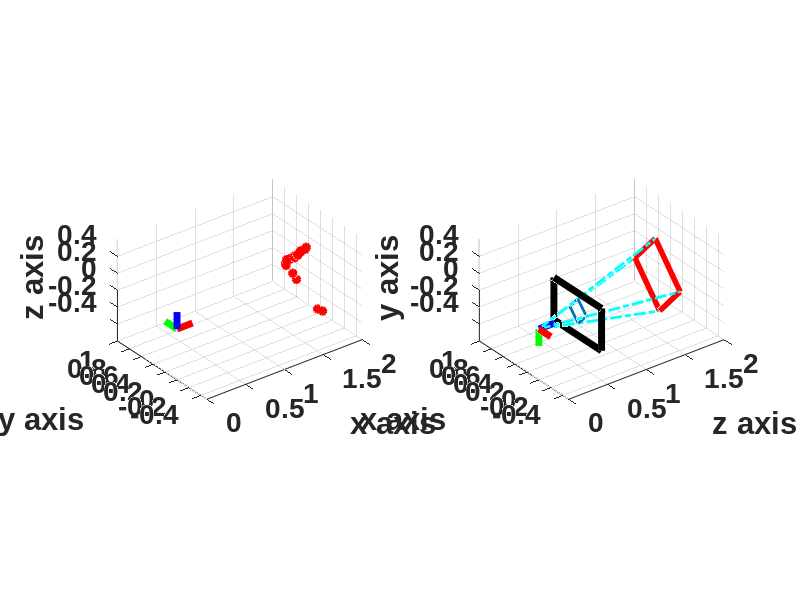

MATLAB code for this plot:
close all;
points3dP = csvread('points3dplane.csv');
point3dPEdges = csvread('points3dplane_edges.csv');

xP = points3dP(:, 1);
yP = points3dP(:, 2);
zP = points3dP(:, 3);

xPE = point3dPEdges(:, 1);
yPE = point3dPEdges(:, 2);
zPE = point3dPEdges(:, 3);

figure(1)
subplot(121)
plot3(xP, yP, zP, '.', 'LineWidth',2,...
    'MarkerSize',10,...
    'MarkerEdgeColor','b',...
    'MarkerFaceColor',[0.5,0.5,0.5]);
hold on;
plot3(xPE, yPE, zPE, 'o', 'LineWidth',2,...
    'MarkerSize',5,...
    'MarkerEdgeColor','r',...
    'MarkerFaceColor',[1,0,0]);
hold on;


origin = [0, 0, 0];
x =[0.2, 0, 0];
y =[0, 0.2, 0];
z =[0, 0, 0.2];

axis_pts_x = [origin; x];
axis_pts_y = [origin; y];
axis_pts_z = [origin; z];

plot3(axis_pts_x(:, 1), axis_pts_x(:, 2), axis_pts_x(:, 3), 'LineWidth', 5, 'r');
hold on;
plot3(axis_pts_y(:, 1), axis_pts_y(:, 2), axis_pts_y(:, 3), 'LineWidth', 5, 'g');
hold on;
plot3(axis_pts_z(:, 1), axis_pts_z(:, 2), axis_pts_z(:, 3), 'LineWidth', 5, 'b');
hold off;

axis equal
grid;
xlim([0, 2]);
ylim([-0.5, 1]);
zlim([-0.6, 0.6]);
set(gca, 'FontName', 'Arial');
set(gca, 'FontSize', 20);
set(gca, 'FontWeight', 'bold');
ylabel('Label Y axis')
xlabel('Label X axis')
xlabel('x axis');
ylabel('y axis');
zlabel('z axis');
%%

C_R_W = [-0.6873012813551714, 0.7211890857465928, -0.08662130943095533;
          0.7200546825526566, 0.6921555308862722, 0.04941634544901293;
          0.09559394741055835, -0.02840816191760558, -0.995014961472907];
C_t_W = [-0.0005398960451074554; -0.540902862512962; 1.498845076463349];  

C_T_W = eye(4);
C_T_W(1:3, 1:3) = C_R_W;
C_T_W(1:3, 4) = C_t_W; 
C1_T_C = [0  0 1 0; 
         -1  0 0 0; 
          0 -1 0 0; 
          0  0 0 1]; 
side_len = 0.608;
objectPts_W = [0, 0, 0, 1; 
               0, side_len, 0, 1; 
               side_len, side_len, 0, 1;
               side_len, 0, 0, 1]';
               
fx = 6.4372590342756985e+02;
fy = 6.4372590342756985e+02;
cx = 3.9534097290039062e+02;
cy = 3.0199901199340820e+02;
K = [fx, 0, cx; 0, fy, cy; 0, 0, 1]
objectPts_C = C1_T_C*C_T_W*objectPts_W;
objectPts_C = objectPts_C(1:3, 1:4)

orig_pt1 = [0, 0, 0; 
            objectPts_C(:,1)'];
orig_pt2 = [0, 0, 0; 
            objectPts_C(:,2)'];
orig_pt3 = [0, 0, 0; 
            objectPts_C(:,3)'];
orig_pt4 = [0, 0, 0; 
            objectPts_C(:,4)'];

objectPts_C = objectPts_C'
objectPts_C = [objectPts_C; objectPts_C(1, :)];
x = objectPts_C(:, 1);
y = objectPts_C(:, 2);
z = objectPts_C(:, 3);

subplot(122)
plot3(x, y, z, 'LineWidth', 4, 'r');
hold on;
origin = [0, 0, 0];
x =[0.2, 0, 0];
y =[0, -0.2, 0];
z =[0, 0, -0.2];

axis_pts_x = [origin; x];
axis_pts_y = [origin; y];
axis_pts_z = [origin; z];
plot3(axis_pts_x(:, 1), axis_pts_x(:, 2), axis_pts_x(:, 3), 'LineWidth', 5, 'b');
hold on;
plot3(axis_pts_y(:, 1), axis_pts_y(:, 2), axis_pts_y(:, 3), 'LineWidth', 5, 'r');
hold on;
plot3(axis_pts_z(:, 1), axis_pts_z(:, 2), axis_pts_z(:, 3), 'LineWidth', 5, 'g');
hold on;
plot3(orig_pt1(:, 1), 
      orig_pt1(:, 2), 
      orig_pt1(:, 3), 
      'LineWidth', 2, 'c-.');
hold on;
plot3(orig_pt2(:, 1), 
      orig_pt2(:, 2), 
      orig_pt2(:, 3), 
      'LineWidth', 2, 'c-.');
hold on;
plot3(orig_pt3(:, 1), 
      orig_pt3(:, 2), 
      orig_pt3(:, 3), 
      'LineWidth', 2, 'c-.');
hold on;
plot3(orig_pt4(:, 1), 
      orig_pt4(:, 2), 
      orig_pt4(:, 3), 
      'LineWidth', 2, 'c-.');
hold on;
a = 0.4;
b = 0.25;
d = 0.5;
rect_plane = [d,  a,  b;
              d, -a,  b;
              d, -a, -b;
              d,  a, -b;
              d,  a,  b];
plot3(rect_plane(:, 1), 
      rect_plane(:, 2), 
      rect_plane(:, 3), 
      'LineWidth', 5, 'k');
hold on;          
axis equal;
grid;
X1 = objectPts_C(1, 1); Y1 = objectPts_C(1, 2); Z1 = objectPts_C(1, 3);
X2 = objectPts_C(2, 1); Y2 = objectPts_C(2, 2); Z2 = objectPts_C(2, 3);
X3 = objectPts_C(3, 1); Y3 = objectPts_C(3, 2); Z3 = objectPts_C(3, 3);
X4 = objectPts_C(4, 1); Y4 = objectPts_C(4, 2); Z4 = objectPts_C(4, 3);

x1 = d; y1 = (Y1/X1)*d; z1 = (Z1/X1)*d;
x2 = d; y2 = (Y2/X2)*d; z2 = (Z2/X2)*d;
x3 = d; y3 = (Y3/X3)*d; z3 = (Z3/X3)*d;
x4 = d; y4 = (Y4/X4)*d; z4 = (Z4/X4)*d;

objectPts_imgPlane = [x1, y1, z1; 
                      x2, y2, z2;
                      x3, y3, z3;
                      x4, y4, z4;
                      x1, y1, z1];
plot3(objectPts_imgPlane(:,1), 
      objectPts_imgPlane(:,2), 
      objectPts_imgPlane(:,3),'-', 
      'LineWidth',2,...
      'MarkerSize',10,...
      'MarkerEdgeColor','b',...
      'MarkerFaceColor',[0.5,0.5,0.5]);
hold off;
xlim([0, 2]);
ylim([-0.5, 1]);
zlim([-0.6, 0.6]);
set(gca, 'FontName', 'Arial');
set(gca, 'FontSize', 20);
set(gca, 'FontWeight', 'bold');
ylabel('Label Y axis')
xlabel('Label X axis')
xlabel('z axis');
ylabel('x axis');
zlabel('y axis');






          

